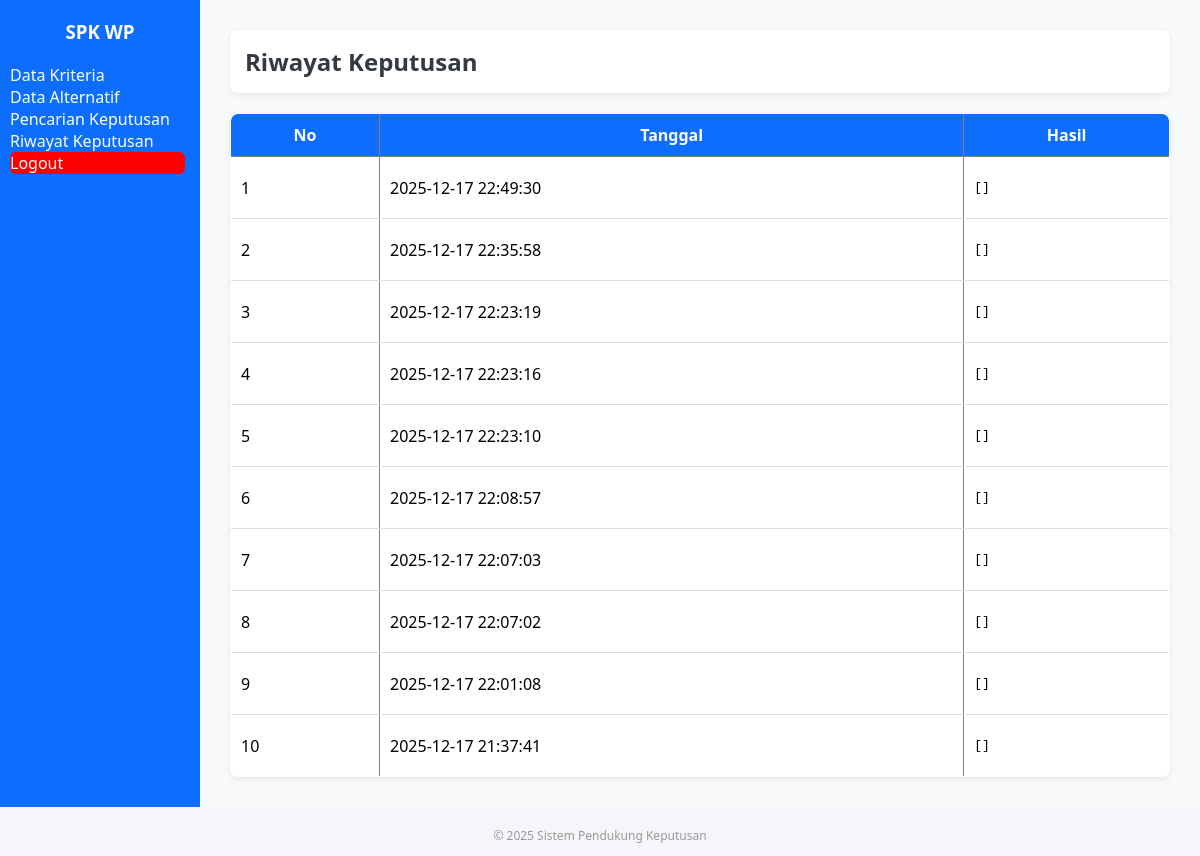
/pages/riwayat.php (signed in), run on the app's committed database.
### tables this page shows
CREATE TABLE `riwayat` (
  `id_riwayat` int(11) NOT NULL,
  `tanggal` datetime DEFAULT NULL,
  `hasil` text DEFAULT NULL
);

### pages/riwayat.php (the view)
<?php
include '../template/header.php';
include '../template/sidebar.php';
include '../config/koneksi.php';
?>
<h2>Riwayat Keputusan</h2>
<table border="1" width="100%">
<tr>
  <th>No</th>
  <th>Tanggal</th>
  <th>Hasil</th>
</tr>
<?php
$no=1;
$data = mysqli_query($koneksi,"SELECT * FROM riwayat ORDER BY tanggal DESC");
while($d=mysqli_fetch_array($data)){
?>
<tr>
  <td><?= $no++ ?></td>
  <td><?= $d['tanggal'] ?></td>
  <td><pre><?= $d['hasil'] ?></pre></td>
</tr>
<?php } ?>
</table>
<?php include '../template/footer.php'; ?>

### template/header.php (shortened to what this page needs)
<!DOCTYPE html>
<html>
<head>
  <link rel="stylesheet" href="../style.css">
</head>
<body>
<div class="wrapper">

### template/sidebar.php
<div class="sidebar">
  <h3>SPK WP</h3>
  <a href="../pages/kriteria.php">Data Kriteria</a>
  <a href="../pages/alternatif.php">Data Alternatif</a>
  <a href="../pages/keputusan.php">Pencarian Keputusan</a>
  <a href="../pages/riwayat.php">Riwayat Keputusan</a>
  <a href="../auth/logout.php" class="logout">Logout</a>
</div>
<div class="content">

### template/footer.php
</div>
</div>
<p class="footer-text">© <?= date('Y') ?> Sistem Pendukung Keputusan</p>
</body>
</html>

### style.css (style rules this page uses)
body { margin:0; font-family:'Segoe UI', sans-serif; background:#f4f6f9; }
h2 { margin-top:0; color:#343a40; }
.wrapper { display:flex; min-height:100vh; }
.sidebar { background: #0d6efd; width: 200px; }
.sidebar h3 { color:white; text-align:center; margin-bottom:20px; }
.sidebar a { display:flex; align-items:center; gap:8px; border-radius:6px; color: white; text-decoration: none !important; margin-left: 10px; }
.content { flex:1; padding:30px; background:#f8f9fa; }
.content h2 { background:white; padding:15px; border-radius:8px; box-shadow:0 2px 6px rgba(0,0,0,.08); margin-bottom:20px; }
.logout { background:red; margin-right: 15px; }
table { width:100%; border-collapse:collapse; background:white; border-radius:8px; overflow:hidden; box-shadow:0 2px 6px rgba(0,0,0,.08); }
table th { background:#0d6efd; color:white; padding:10px; }
table td { padding:10px; border-bottom:1px solid #ddd; }
.footer-text { margin-top:20px; font-size:12px; color:#999; text-align: center; }

### data on the page
riwayat: tanggal "2025-12-17 22:49:30", hasil "[]"
riwayat: tanggal "2025-12-17 22:35:58", hasil "[]"
riwayat: tanggal "2025-12-17 22:23:19", hasil "[]"
riwayat: tanggal "2025-12-17 22:23:16", hasil "[]"
riwayat: tanggal "2025-12-17 22:23:10", hasil "[]"
riwayat: tanggal "2025-12-17 22:08:57", hasil "[]"
riwayat: tanggal "2025-12-17 22:07:03", hasil "[]"
riwayat: tanggal "2025-12-17 22:07:02", hasil "[]"
riwayat: tanggal "2025-12-17 22:01:08", hasil "[]"
riwayat: tanggal "2025-12-17 21:37:41", hasil "[]"
